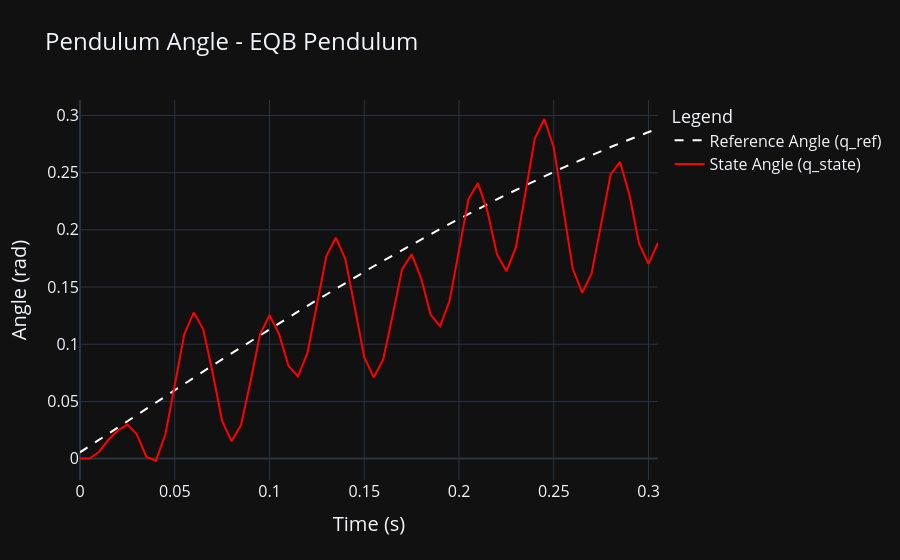

This figure's notebook cell:
### Markdown cell above
**7. Plot the results**

### Code cell
import numpy as np
t_vals = [row['t'] for row in rows]
q_ref_vals = [row['q_ref'] for row in rows]
q_state_vals = [row['q_state'] for row in rows]
omega_state_vals = [row['omega_state'] for row in rows]

# Create a simple plotly figure for the q_ref and q_state over time
import plotly.graph_objects as go
fig = go.Figure()
fig.add_trace(go.Scatter(x=t_vals, y=q_ref_vals, mode='lines',
                            name='Reference Angle (q_ref)', line=dict(color='white', dash='dash')))
fig.add_trace(go.Scatter(x=t_vals, y=q_state_vals, mode='lines',
                            name='State Angle (q_state)', line=dict(color='red')))
fig.update_layout(
    title={'text': 'Pendulum Angle - EQB Pendulum', 'font': {'size': 24}},
    xaxis_title={'text': 'Time (s)', 'font': {'size': 20}},
    yaxis_title={'text': 'Angle (rad)', 'font': {'size': 20}},
    legend_title={'text': 'Legend', 'font': {'size': 18}},
    font={'size': 16},
    template='plotly_dark'
)
# save the figure

fig.show()

### Figure 1 — Plotly figure (JSON) as saved in the notebook; plotly's stock layout.template omitted (floating-point values rounded to 4 significant figures)
{"data": [{"line": {"color": "white", "dash": "dash"}, "mode": "lines", "name": "Reference Angle (q_ref)", "type": "scatter", "x": [0, 0.005, 0.01, 0.015, 0.02, 0.025, 0.03, 0.035, 0.04, 0.045, 0.05, 0.055, 0.06, 0.065, 0.07, 0.075, 0.08, 0.085, 0.09, 0.095, 0.1, 0.105, 0.11, 0.115, 0.12, 0.125, 0.13, 0.135, 0.14, 0.145, 0.15, 0.155, 0.16, 0.165, 0.17, 0.175, 0.18, 0.185, 0.19, 0.195, 0.2, 0.205, 0.21, 0.215, 0.22, 0.225, 0.23, 0.235, 0.24, 0.245, 0.25, 0.255, 0.26, 0.265, 0.27, 0.275, 0.28, 0.285, 0.29, 0.295, 0.3, 0.305], "y": [0.005483, 0.01096, 0.01644, 0.02192, 0.02739, 0.03285, 0.0383, 0.04375, 0.04918, 0.05461, 0.06001, 0.06541, 0.07079, 0.07615, 0.08149, 0.08681, 0.09211, 0.09739, 0.1026, 0.1079, 0.1131, 0.1182, 0.1234, 0.1285, 0.1336, 0.1386, 0.1436, 0.1486, 0.1536, 0.1585, 0.1633, 0.1682, 0.1729, 0.1777, 0.1824, 0.187, 0.1916, 0.1962, 0.2007, 0.2052, 0.2096, 0.2139, 0.2183, 0.2225, 0.2267, 0.2308, 0.2349, 0.239, 0.2429, 0.2468, 0.2507, 0.2545, 0.2582, 0.2618, 0.2654, 0.269, 0.2724, 0.2758, 0.2791, 0.2824, 0.2856, 0.2887]}, {"line": {"color": "red"}, "mode": "lines", "name": "State Angle (q_state)", "type": "scatter", "x": [0, 0.005, 0.01, 0.015, 0.02, 0.025, 0.03, 0.035, 0.04, 0.045, 0.05, 0.055, 0.06, 0.065, 0.07, 0.075, 0.08, 0.085, 0.09, 0.095, 0.1, 0.105, 0.11, 0.115, 0.12, 0.125, 0.13, 0.135, 0.14, 0.145, 0.15, 0.155, 0.16, 0.165, 0.17, 0.175, 0.18, 0.185, 0.19, 0.195, 0.2, 0.205, 0.21, 0.215, 0.22, 0.225, 0.23, 0.235, 0.24, 0.245, 0.25, 0.255, 0.26, 0.265, 0.27, 0.275, 0.28, 0.285, 0.29, 0.295, 0.3, 0.305], "y": [0, 2.488e-14, 0.005777, 0.01645, 0.02457, 0.02974, 0.02125, 0.001644, -0.002119, 0.02085, 0.06403, 0.1086, 0.1277, 0.1133, 0.07478, 0.0329, 0.01505, 0.02956, 0.06762, 0.1087, 0.1253, 0.109, 0.08111, 0.07196, 0.09219, 0.134, 0.1771, 0.1932, 0.1745, 0.1322, 0.0886, 0.07097, 0.08668, 0.1256, 0.1657, 0.1787, 0.1576, 0.1259, 0.1158, 0.1377, 0.1824, 0.227, 0.2409, 0.2162, 0.1787, 0.1639, 0.1845, 0.2313, 0.2799, 0.2969, 0.272, 0.219, 0.1662, 0.1449, 0.1622, 0.2052, 0.2484, 0.2594, 0.23, 0.1879, 0.1702, 0.1887]}], "layout": {"font": {"size": 16}, "legend": {"title": {"font": {"size": 18}, "text": "Legend"}}, "title": {"font": {"size": 24}, "text": "Pendulum Angle - EQB Pendulum"}, "xaxis": {"title": {"font": {"size": 20}, "text": "Time (s)"}}, "yaxis": {"title": {"font": {"size": 20}, "text": "Angle (rad)"}}}}
